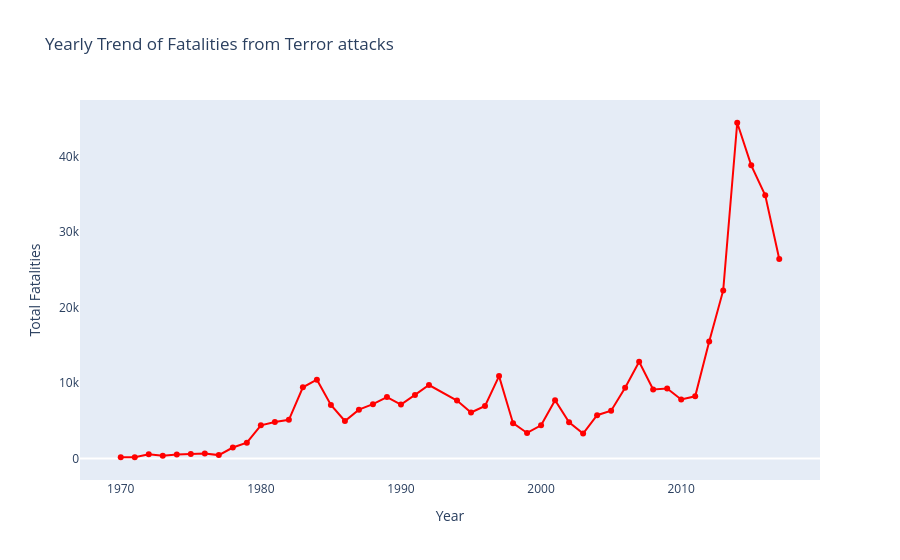

The cell this chart's notebook holds for it:
### Markdown cell above
### Chart 13 - Animated line chart: Yearly Attack Trends (plotly)

### Code cell
import plotly.graph_objects as go

df_yearly = df.groupby('Year')['Killed'].sum().reset_index()

fig = go.Figure()
fig.add_trace(go.Scatter(x=df_yearly['Year'], y=df_yearly['Killed'], mode='lines+markers', line=dict(color='red')))

fig.update_layout(title="Yearly Trend of Fatalities from Terror attacks",
                 xaxis_title="Year",
                 yaxis_title="Total Fatalities",
                 xaxis=dict(showgrid=False),
                 yaxis=dict(showgrid=False))

fig.show()

### Figure 1 — Plotly figure (JSON) as saved in the notebook; plotly's stock layout.template omitted (floating-point values rounded to 4 significant figures)
{"data": [{"line": {"color": "red"}, "mode": "lines+markers", "type": "scatter", "x": [1970, 1971, 1972, 1973, 1974, 1975, 1976, 1977, 1978, 1979, 1980, 1981, 1982, 1983, 1984, 1985, 1986, 1987, 1988, 1989, 1990, 1991, 1992, 1994, 1995, 1996, 1997, 1998, 1999, 2000, 2001, 2002, 2003, 2004, 2005, 2006, 2007, 2008, 2009, 2010, 2011, 2012, 2013, 2014, 2015, 2016, 2017], "y": [174.0, 173.0, 566.0, 370.0, 539.0, 617.0, 674.0, 456.0, 1459.0, 2100.0, 4400.0, 4851.0, 5136.0, 9444.0, 10450.0, 7094.0, 4976.0, 6482.0, 7208.0, 8152.0, 7148.0, 8429.0, 9742.0, 7690.0, 6103.0, 6966.0, 10920.0, 4688.0, 3393.0, 4403.0, 7729.0, 4805.0, 3317.0, 5743.0, 6331.0, 9380.0, 12820.0, 9157.0, 9273.0, 7827.0, 8246.0, 15500.0, 22270.0, 44490.0, 38850.0, 34870.0, 26440.0]}], "layout": {"title": {"text": "Yearly Trend of Fatalities from Terror attacks"}, "xaxis": {"showgrid": false, "title": {"text": "Year"}}, "yaxis": {"showgrid": false, "title": {"text": "Total Fatalities"}}}}
